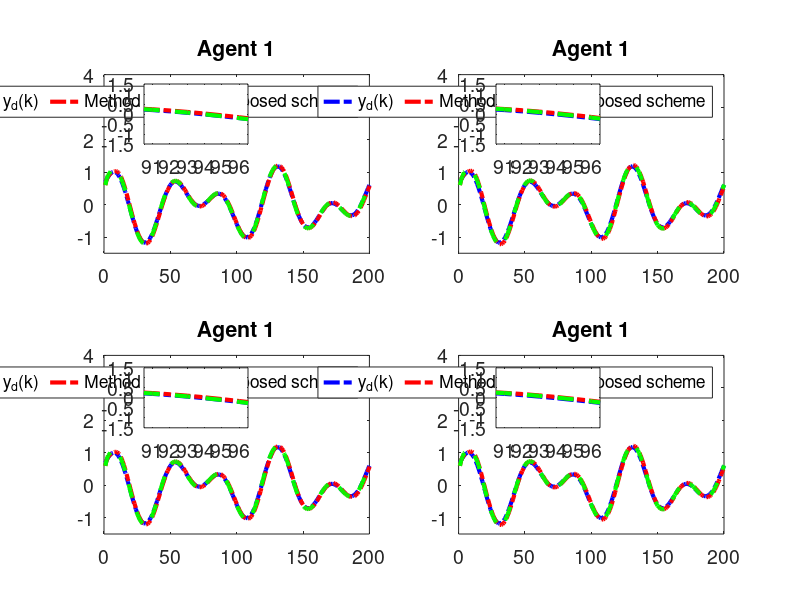

The MATLAB script that drew this image:
clc; clear;

% Common Parameters
rho = 7.5;            % Gain for control response
eta = 1;              % Adaptive update speed
lamda = 350;          % Model-free parameter
mu = 0.005;           % Adaptive parameter
epsilon = 1e-5;       % Stability threshold
alpha = 15;           % Smoothing factor for error dynamics
T = 0.1;              % Sampling time
m = 200;              % Time steps
rT = 1024;            % Sample rate
font_size = 14;

% Method 1 (MFAC + SMC) Parameters
gamma1_m1 = 0.45;     % Control gains
gamma2_m1 = 0.15;
gamma3_m1 = 0.45;
gamma4_m1 = 0.15;
beta_m1 = 10;         % Sliding mode coefficient
sigma_m1 = 95;        % Sliding mode parameter
tau_m1 = 1e-5;        % Damping term
n_m1 = 600;           % Data size for Method 1
a_m1 = 0.5;           % Plant parameter
ff_gain_m1 = 0.45;    % Feedforward gain

% Method 2 (MFAC only) Parameters
gamma1_m2 = 0;        % Disable SMC
gamma2_m2 = 0;
gamma3_m2 = 0;
gamma4_m2 = 0;
n_m2 = 1024;          % Data size for Method 2
a_m2 = 0.8;           % Plant parameter
ff_gain_m2 = 0.25;     % Feedforward gain

% Nonlinearity coefficients (same for both methods)
nonlinearity1 = 0.03;
nonlinearity2 = 0.01;
nonlinearity3 = 0.02;
nonlinearity4 = 0.01;

% Initialization for both methods
phi1_m1 = zeros(m+1,1); phi2_m1 = zeros(m+1,1); phi3_m1 = zeros(m+1,1); phi4_m1 = zeros(m+1,1);
mfa1_m1 = zeros(m+1,1); mfa2_m1 = zeros(m+1,1); mfa3_m1 = zeros(m+1,1); mfa4_m1 = zeros(m+1,1);
sm1_m1 = zeros(m,1); sm2_m1 = zeros(m,1); sm3_m1 = zeros(m,1); sm4_m1 = zeros(m,1);
y1_m1 = zeros(m+1,1); y2_m1 = zeros(m+1,1); y3_m1 = zeros(m+1,1); y4_m1 = zeros(m+1,1);
u1_m1 = zeros(m,1); u2_m1 = zeros(m,1); u3_m1 = zeros(m,1); u4_m1 = zeros(m,1);
xi1_m1 = zeros(m,1); xi2_m1 = zeros(m,1); xi3_m1 = zeros(m,1); xi4_m1 = zeros(m,1);
s1_m1 = zeros(m,1); s2_m1 = zeros(m,1); s3_m1 = zeros(m,1); s4_m1 = zeros(m,1);

phi1_m2 = zeros(m+1,1); phi2_m2 = zeros(m+1,1); phi3_m2 = zeros(m+1,1); phi4_m2 = zeros(m+1,1);
mfa1_m2 = zeros(m+1,1); mfa2_m2 = zeros(m+1,1); mfa3_m2 = zeros(m+1,1); mfa4_m2 = zeros(m+1,1);
y1_m2 = zeros(m+1,1); y2_m2 = zeros(m+1,1); y3_m2 = zeros(m+1,1); y4_m2 = zeros(m+1,1);
u1_m2 = zeros(m,1); u2_m2 = zeros(m,1); u3_m2 = zeros(m,1); u4_m2 = zeros(m,1);
xi1_m2 = zeros(m,1); xi2_m2 = zeros(m,1); xi3_m2 = zeros(m,1); xi4_m2 = zeros(m,1);

yd = zeros(m+1,1);

% Desired signal (Reference trajectory)
for k = 1:m+1
    yd(k) = 0.6 * sin(0.05 * pi * k) + 0.6 * cos(0.03 * pi * k);
    % yd(k) = 0.6; % Time-invariant constant reference signalx
end

% Method 1 (MFAC + SMC) Simulation
for k = 1:m
    % Adaptive Gain update
    if k == 1
        phi1_m1(k) = 4.0; phi2_m1(k) = 4.0; phi3_m1(k) = 4.0; phi4_m1(k) = 4.0;
    elseif k == 2
        phi1_m1(k) = phi1_m1(k-1) + (eta * u1_m1(k-1) / (mu + u1_m1(k-1)^2)) * (y1_m1(k) - phi1_m1(k-1)*u1_m1(k-1));
        phi2_m1(k) = phi2_m1(k-1) + (eta * u2_m1(k-1) / (mu + u2_m1(k-1)^2)) * (y2_m1(k) - phi2_m1(k-1)*u2_m1(k-1));
        phi3_m1(k) = phi3_m1(k-1) + (eta * u3_m1(k-1) / (mu + u3_m1(k-1)^2)) * (y3_m1(k) - phi3_m1(k-1)*u3_m1(k-1));
        phi4_m1(k) = phi4_m1(k-1) + (eta * u4_m1(k-1) / (mu + u4_m1(k-1)^2)) * (y4_m1(k) - phi4_m1(k-1)*u4_m1(k-1));
    else
        phi1_m1(k) = phi1_m1(k-1) + (eta * (u1_m1(k-1) - u1_m1(k-2)) / (mu + (u1_m1(k-1) - u1_m1(k-2))^2)) * (y1_m1(k) - y1_m1(k-1) - phi1_m1(k-1) * (u1_m1(k-1) - u1_m1(k-2)));
        phi2_m1(k) = phi2_m1(k-1) + (eta * (u2_m1(k-1) - u2_m1(k-2)) / (mu + (u2_m1(k-1) - u2_m1(k-2))^2)) * (y2_m1(k) - y2_m1(k-1) - phi2_m1(k-1) * (u2_m1(k-1) - u2_m1(k-2)));
        phi3_m1(k) = phi3_m1(k-1) + (eta * (u3_m1(k-1) - u3_m1(k-2)) / (mu + (u3_m1(k-1) - u3_m1(k-2))^2)) * (y3_m1(k) - y3_m1(k-1) - phi3_m1(k-1) * (u3_m1(k-1) - u3_m1(k-2)));
        phi4_m1(k) = phi4_m1(k-1) + (eta * (u4_m1(k-1) - u4_m1(k-2)) / (mu + (u4_m1(k-1) - u4_m1(k-2))^2)) * (y4_m1(k) - y4_m1(k-1) - phi4_m1(k-1) * (u4_m1(k-1) - u4_m1(k-2)));
    end

    % Stability protection
    if k > 2 && (abs(phi1_m1(k)) <= epsilon || abs(u1_m1(k-1) - u1_m1(k-2)) <= epsilon || sign(phi1_m1(k)) ~= sign(phi1_m1(1)))
        phi1_m1(k) = phi1_m1(1);
    end
    if k > 2 && (abs(phi2_m1(k)) <= epsilon || abs(u2_m1(k-1) - u2_m1(k-2)) <= epsilon || sign(phi2_m1(k)) ~= sign(phi2_m1(1)))
        phi2_m1(k) = phi2_m1(1);
    end
    if k > 2 && (abs(phi3_m1(k)) <= epsilon || abs(u3_m1(k-1) - u3_m1(k-2)) <= epsilon || sign(phi3_m1(k)) ~= sign(phi3_m1(1)))
        phi3_m1(k) = phi3_m1(1);
    end
    if k > 2 && (abs(phi4_m1(k)) <= epsilon || abs(u4_m1(k-1) - u4_m1(k-2)) <= epsilon || sign(phi4_m1(k)) ~= sign(phi4_m1(1)))
        phi4_m1(k) = phi4_m1(1);
    end

    % Error dynamics
    xi1_m1(k) = yd(k) - 2*y1_m1(k) + y4_m1(k);
    xi2_m1(k) = y1_m1(k) - 2*y2_m1(k) + y3_m1(k);
    xi3_m1(k) = y2_m1(k) + yd(k) - 2*y3_m1(k);
    xi4_m1(k) = y1_m1(k) + y3_m1(k) - 2*y4_m1(k);

    % Sliding surfaces
    if k == 1
        s1_m1(k) = 0; s2_m1(k) = 0; s3_m1(k) = 0; s4_m1(k) = 0;
    else
        s1_m1(k) = alpha * xi1_m1(k) - xi1_m1(k-1);
        s2_m1(k) = alpha * xi2_m1(k) - xi2_m1(k-1);
        s3_m1(k) = alpha * xi3_m1(k) - xi3_m1(k-1);
        s4_m1(k) = alpha * xi4_m1(k) - xi4_m1(k-1);
    end

    % MFAC updates
    if k == 1
        mfa1_m1(k) = 0; mfa2_m1(k) = 0; mfa3_m1(k) = 0; mfa4_m1(k) = 0;
    else
        mfa1_m1(k) = mfa1_m1(k-1) + (rho * phi1_m1(k)) / (lamda + abs(phi1_m1(k)^2)) * xi1_m1(k);
        mfa2_m1(k) = mfa2_m1(k-1) + (rho * phi2_m1(k)) / (lamda + abs(phi2_m1(k)^2)) * xi2_m1(k);
        mfa3_m1(k) = mfa3_m1(k-1) + (rho * phi3_m1(k)) / (lamda + abs(phi3_m1(k)^2)) * xi3_m1(k);
        mfa4_m1(k) = mfa4_m1(k-1) + (rho * phi4_m1(k)) / (lamda + abs(phi4_m1(k)^2)) * xi4_m1(k);
    end

    % SMC updates
    if k == 1
        sm1_m1(k) = 0; sm2_m1(k) = 0; sm3_m1(k) = 0; sm4_m1(k) = 0;
    else
        sm1_m1(k) = sm1_m1(k-1) + (beta_m1 * phi1_m1(k)) / (sigma_m1 + (phi1_m1(k))^2) * ...
            ( (xi1_m1(k) + (y4_m1(k) - y4_m1(k-1)) + (yd(k+1) - yd(k))) / (1 + 1) ...
            - (xi1_m1(k)) / (alpha * 2) + tau_m1 * sign(s1_m1(k)) );
        sm2_m1(k) = sm2_m1(k-1) + (beta_m1 * phi2_m1(k)) / (sigma_m1 + (phi2_m1(k))^2) * ...
            ( (xi2_m1(k) + (y1_m1(k) - y1_m1(k-1)) + (y3_m1(k) - y3_m1(k-1))) / (1 + 1) ...
            - (xi2_m1(k)) / (alpha * 2) + tau_m1 * sign(s2_m1(k)) );
        sm3_m1(k) = sm3_m1(k-1) + (beta_m1 * phi3_m1(k)) / (sigma_m1 + (phi3_m1(k))^2) * ...
            ( (xi3_m1(k) + (y2_m1(k) - y2_m1(k-1)) + (yd(k+1) - yd(k))) / (1 + 1) ...
            - (xi3_m1(k)) / (alpha * 2) + tau_m1 * sign(s3_m1(k)) );
        sm4_m1(k) = sm4_m1(k-1) + (beta_m1 * phi4_m1(k)) / (sigma_m1 + (phi4_m1(k))^2) * ...
            ( (xi4_m1(k) + (y1_m1(k) - y1_m1(k-1)) + (y3_m1(k) - y3_m1(k-1))) / (1 + 1) ...
            - (xi4_m1(k)) / (alpha * 2) + tau_m1 * sign(s4_m1(k)) );
    end

    % Control signal
    if k == 1
        u1_m1(k) = 0.01; u2_m1(k) = 0.01; u3_m1(k) = 0.01; u4_m1(k) = 0.01;
    else
        u1_m1(k) = mfa1_m1(k) + gamma1_m1 * sm1_m1(k);
        u2_m1(k) = mfa2_m1(k) + gamma2_m1 * sm2_m1(k);
        u3_m1(k) = mfa3_m1(k) + gamma3_m1 * sm3_m1(k);
        u4_m1(k) = mfa4_m1(k) + gamma4_m1 * sm4_m1(k);
    end
    if k == 1
        y1_m1(k) = 0.6; y2_m1(k) = 0.6; y3_m1(k) = 0.6; y4_m1(k) = 0.6;
    end

    % Plant model update
    b1_m1 = 1.2 * n_m1 / (rT * 0.2);
    b2_m1 = 1.2 * n_m1 / (rT * 0.2);
    b3_m1 = 1.2 * n_m1 / (rT * 0.2);
    b4_m1 = 1.2 * n_m1 / (rT * 0.2);
    y1_m1(k+1) = a_m1 * y1_m1(k) + b1_m1 * u1_m1(k) - nonlinearity1 * y1_m1(k)^3 + ff_gain_m1;
    y2_m1(k+1) = a_m1 * y2_m1(k) + b2_m1 * u2_m1(k) - nonlinearity2 * y2_m1(k)^2 + ff_gain_m1;
    y3_m1(k+1) = a_m1 * y3_m1(k) + b3_m1 * u3_m1(k) - nonlinearity3 * y3_m1(k)^3 + ff_gain_m1;
    y4_m1(k+1) = a_m1 * y4_m1(k) + b4_m1 * u4_m1(k) - nonlinearity4 * y4_m1(k)^2 + ff_gain_m1;
end

% Method 2 (MFAC only) Simulation
for k = 1:m
    % Adaptive Gain update
    if k == 1
        phi1_m2(k) = 4.0; phi2_m2(k) = 4.0; phi3_m2(k) = 4.0; phi4_m2(k) = 4.0;
    elseif k == 2
        phi1_m2(k) = phi1_m2(k-1) + (eta * u1_m2(k-1) / (mu + u1_m2(k-1)^2)) * (y1_m2(k) - phi1_m2(k-1)*u1_m2(k-1));
        phi2_m2(k) = phi2_m2(k-1) + (eta * u2_m2(k-1) / (mu + u2_m2(k-1)^2)) * (y2_m2(k) - phi2_m2(k-1)*u2_m2(k-1));
        phi3_m2(k) = phi3_m2(k-1) + (eta * u3_m2(k-1) / (mu + u3_m2(k-1)^2)) * (y3_m2(k) - phi3_m2(k-1)*u3_m2(k-1));
        phi4_m2(k) = phi4_m2(k-1) + (eta * u4_m2(k-1) / (mu + u4_m2(k-1)^2)) * (y4_m2(k) - phi4_m2(k-1)*u4_m2(k-1));
    else
        phi1_m2(k) = phi1_m2(k-1) + (eta * (u1_m2(k-1) - u1_m2(k-2)) / (mu + (u1_m2(k-1) - u1_m2(k-2))^2)) * (y1_m2(k) - y1_m2(k-1) - phi1_m2(k-1) * (u1_m2(k-1) - u1_m2(k-2)));
        phi2_m2(k) = phi2_m2(k-1) + (eta * (u2_m2(k-1) - u2_m2(k-2)) / (mu + (u2_m2(k-1) - u2_m2(k-2))^2)) * (y2_m2(k) - y2_m2(k-1) - phi2_m2(k-1) * (u2_m2(k-1) - u2_m2(k-2)));
        phi3_m2(k) = phi3_m2(k-1) + (eta * (u3_m2(k-1) - u3_m2(k-2)) / (mu + (u3_m2(k-1) - u3_m2(k-2))^2)) * (y3_m2(k) - y3_m2(k-1) - phi3_m2(k-1) * (u3_m2(k-1) - u3_m2(k-2)));
        phi4_m2(k) = phi4_m2(k-1) + (eta * (u4_m2(k-1) - u4_m2(k-2)) / (mu + (u4_m2(k-1) - u4_m2(k-2))^2)) * (y4_m2(k) - y4_m2(k-1) - phi4_m2(k-1) * (u4_m2(k-1) - u4_m2(k-2)));
    end

    % Stability protection
    if k > 2 && (abs(phi1_m2(k)) <= epsilon || abs(u1_m2(k-1) - u1_m2(k-2)) <= epsilon || sign(phi1_m2(k)) ~= sign(phi1_m2(1)))
        phi1_m2(k) = phi1_m2(1);
    end
    if k > 2 && (abs(phi2_m2(k)) <= epsilon || abs(u2_m2(k-1) - u2_m2(k-2)) <= epsilon || sign(phi2_m2(k)) ~= sign(phi2_m2(1)))
        phi2_m2(k) = phi2_m2(1);
    end
    if k > 2 && (abs(phi3_m2(k)) <= epsilon || abs(u3_m2(k-1) - u3_m2(k-2)) <= epsilon || sign(phi3_m2(k)) ~= sign(phi3_m2(1)))
        phi3_m2(k) = phi3_m2(1);
    end
    if k > 2 && (abs(phi4_m2(k)) <= epsilon || abs(u4_m2(k-1) - u4_m2(k-2)) <= epsilon || sign(phi4_m2(k)) ~= sign(phi4_m2(1)))
        phi4_m2(k) = phi4_m2(1);
    end

    % Error dynamics
    xi1_m2(k) = yd(k) - 2*y1_m2(k) + y4_m2(k);
    xi2_m2(k) = y1_m2(k) - 2*y2_m2(k) + y3_m2(k);
    xi3_m2(k) = y2_m2(k) + yd(k) - 2*y3_m2(k);
    xi4_m2(k) = y1_m2(k) + y3_m2(k) - 2*y4_m2(k);

    % MFAC updates
    if k == 1
        mfa1_m2(k) = 0; mfa2_m2(k) = 0; mfa3_m2(k) = 0; mfa4_m2(k) = 0;
    else
        mfa1_m2(k) = mfa1_m2(k-1) + (rho * phi1_m2(k)) / (lamda + abs(phi1_m2(k)^2)) * xi1_m2(k);
        mfa2_m2(k) = mfa2_m2(k-1) + (rho * phi2_m2(k)) / (lamda + abs(phi2_m2(k)^2)) * xi2_m2(k);
        mfa3_m2(k) = mfa3_m2(k-1) + (rho * phi3_m2(k)) / (lamda + abs(phi3_m2(k)^2)) * xi3_m2(k);
        mfa4_m2(k) = mfa4_m2(k-1) + (rho * phi4_m2(k)) / (lamda + abs(phi4_m2(k)^2)) * xi4_m2(k);
    end

    % Control signal
    if k == 1
        u1_m2(k) = 0.01; u2_m2(k) = 0.01; u3_m2(k) = 0.01; u4_m2(k) = 0.01;
    else
        u1_m2(k) = mfa1_m2(k);
        u2_m2(k) = mfa2_m2(k);
        u3_m2(k) = mfa3_m2(k);
        u4_m2(k) = mfa4_m2(k);
    end
    if k == 1
        y1_m2(k) = 0.6; y2_m2(k) = 0.6; y3_m2(k) = 0.6; y4_m2(k) = 0.6;
    end

    % Plant model update
    b1_m2 = 1.2 * n_m2 / (rT * 0.2);
    b2_m2 = 1.2 * n_m2 / (rT * 0.2);
    b3_m2 = 1.2 * n_m2 / (rT * 0.2);
    b4_m2 = 1.2 * n_m2 / (rT * 0.2);
    y1_m2(k+1) = a_m2 * y1_m2(k) + b1_m2 * u1_m2(k) - nonlinearity1 * y1_m2(k)^3 + ff_gain_m2;
    y2_m2(k+1) = a_m2 * y2_m2(k) + b2_m2 * u2_m2(k) - nonlinearity2 * y2_m2(k)^2 + ff_gain_m2;
    y3_m2(k+1) = a_m2 * y3_m2(k) + b3_m2 * u3_m2(k) - nonlinearity3 * y3_m2(k)^3 + ff_gain_m2;
    y4_m2(k+1) = a_m2 * y4_m2(k) + b4_m2 * u4_m2(k) - nonlinearity4 * y4_m2(k)^2 + ff_gain_m2;
end

% Calculate MSE for both methods
mse_xi1_m1 = mean(xi1_m1.^2); mse_xi2_m1 = mean(xi2_m1.^2);
mse_xi3_m1 = mean(xi3_m1.^2); mse_xi4_m1 = mean(xi4_m1.^2);
mse_xi1_m2 = mean(xi1_m2.^2); mse_xi2_m2 = mean(xi2_m2.^2);
mse_xi3_m2 = mean(xi3_m2.^2); mse_xi4_m2 = mean(xi4_m2.^2);

% Print MSE values
fprintf('Method 1 (MFAC + SMC) MSE:\n');
fprintf('xi1: %.10e\n', mse_xi1_m1);
fprintf('xi2: %.10e\n', mse_xi2_m1);
fprintf('xi3: %.10e\n', mse_xi3_m1);
fprintf('xi4: %.10e\n\n', mse_xi4_m1);
fprintf('Method 2 (MFAC only) MSE:\n');
fprintf('xi1: %.10e\n', mse_xi1_m2);
fprintf('xi2: %.10e\n', mse_xi2_m2);
fprintf('xi3: %.10e\n', mse_xi3_m2);
fprintf('xi4: %.10e\n\n', mse_xi4_m2);

% Time vector
t = 1:m+1; t_err = 1:m;

% Plot outputs (y1, y2, y3, y4) for both methods
figure('Position', [100, 100, 1450, 800]);
zoom_x_start = 90.5; % Start of zoomed x-range
zoom_x_end = 96.5; % End of zoomed x-range
for i = 1:4
    subplot(2, 2, i);
    plot(t, yd, '-.b', 'LineWidth', 3); hold on;
    if i == 1
        plot(t, y1_m2, '-.r', 'LineWidth', 3);
        plot(t, y1_m1, '--g', 'LineWidth', 3);
        
        title('Agent 1'); grid off;
        legend('y_d(k)',  'Method [1]','Proposed scheme','orientation', 'horizontal');
        set(gca, 'FontSize', font_size);
        xlim([0 m]); % X-axis starts from 0
        ylim([-1.5 4]); % Y-axis limits for Agent 1


        axes('Position', [0.18,0.76,0.13,0.10]);
        box on; hold on;
        plot(t, yd, '-.b', 'LineWidth', 3)
        plot(t, y1_m2, '-.r', 'LineWidth', 3);
        plot(t, y1_m1, '--g', 'LineWidth', 3);
        xlim([zoom_x_start zoom_x_end]);
        % yticks([-0.4,0,0.2]);
        set(gca, 'FontSize', font_size);

        
        
    elseif i == 2
        plot(t, y2_m2, '-.r', 'LineWidth', 3);
        plot(t, y2_m1, '--g', 'LineWidth', 3);


        title('Agent 1'); grid off;
        legend('y_d(k)',  'Method [1]','Proposed scheme','orientation', 'horizontal');
        set(gca, 'FontSize', font_size);
        xlim([0 m]); % X-axis starts from 0
        ylim([-1.5 4]); % Y-axis limits for Agent 1

        axes('Position', [0.62,0.76,0.13,0.10]);
        box on; hold on;
        plot(t, yd, '-.b', 'LineWidth', 3)
        plot(t, y2_m2, '-.r', 'LineWidth', 3);
        plot(t, y2_m1, '--g', 'LineWidth', 3);
        xlim([zoom_x_start zoom_x_end]);
        % yticks([-0.4,0,0.2]);
        set(gca, 'FontSize', font_size);
    elseif i == 3
        plot(t, y3_m2, '-.r', 'LineWidth', 3);
        plot(t, y3_m1, '--g', 'LineWidth', 3);

        title('Agent 1'); grid off;
        legend('y_d(k)',  'Method [1]','Proposed scheme','orientation', 'horizontal');
        set(gca, 'FontSize', font_size);
        xlim([0 m]); % X-axis starts from 0
        ylim([-1.5 4]); % Y-axis limits for Agent 1

        axes('Position', [0.18,0.287,0.13,0.10]);
        box on; hold on;
        plot(t, yd, '-.b', 'LineWidth', 3)
        plot(t, y3_m2, '-.r', 'LineWidth', 3);
        plot(t, y3_m1, '--g', 'LineWidth', 3);
        xlim([zoom_x_start zoom_x_end]);
        % yticks([-0.4,0,0.2]);
        set(gca, 'FontSize', font_size);
    else
        plot(t, y4_m2, '-.r', 'LineWidth', 3);
        plot(t, y4_m1, '--g', 'LineWidth', 3);

        title('Agent 1'); grid off;
        legend('y_d(k)',  'Method [1]','Proposed scheme','orientation', 'horizontal');
        set(gca, 'FontSize', font_size);
        xlim([0 m]); % X-axis starts from 0
        ylim([-1.5 4]); % Y-axis limits for Agent 1

        axes('Position', [0.62,0.287,0.13,0.10]);
        box on; hold on;
        plot(t, yd, '-.b', 'LineWidth', 3)
        plot(t, y4_m2, '-.r', 'LineWidth', 3);
        plot(t, y4_m1, '--g', 'LineWidth', 3);
        xlim([zoom_x_start zoom_x_end]);
        % yticks([-0.4,0,0.2]);
        set(gca, 'FontSize', font_size);
    end
    % grid off;
    % legend('y_d(k)',  'y (MFAC only)','y (MFAC + SMC)', 'Orientation', 'horizontal');
    % set(gca, 'FontSize', font_size);

end

% Plot error dynamics (xi1, xi2, xi3, xi4) for both methods
% figure('Position', [100, 100, 1500, 750]);
% for i = 1:4
%     subplot(2, 2, i);
%     if i == 1
%         plot(t_err, xi1_m1, '-.g', 'LineWidth', 2.5); hold on;
%         plot(t_err, xi1_m2, '-b', 'LineWidth', 2.5);
%         title('Error Dynamics \xi_1(k)');
%     elseif i == 2
%         plot(t_err, xi2_m1, '-.g', 'LineWidth', 2.5); hold on;
%         plot(t_err, xi2_m2, '-b', 'LineWidth', 2.5);
%         title('Error Dynamics \xi_2(k)');
%     elseif i == 3
%         plot(t_err, xi3_m1, '-.g', 'LineWidth', 2.5); hold on;
%         plot(t_err, xi3_m2, '-b', 'LineWidth', 2.5);
%         title('Error Dynamics \xi_3(k)');
%     else
%         plot(t_err, xi4_m1, '-.g', 'LineWidth', 2.5); hold on;
%         plot(t_err, xi4_m2, '-b', 'LineWidth', 2.5);
%         title('Error Dynamics \xi_4(k)');
%     end
%     grid off;
%     legend('\xi (MFAC + SMC)', '\xi (MFAC only)', 'Orientation', 'horizontal');
%     set(gca, 'FontSize', font_size);
%     xlim([0 m]);
%     ylim([-2 5]);
% end
